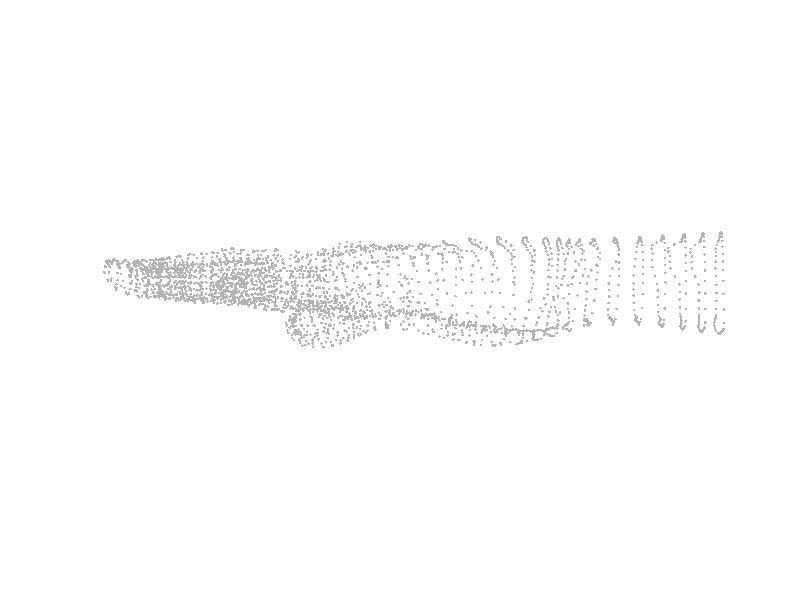

Recreate this plot in MATLAB.
clc
clear all
addpath(genpath('external'));
addpath(genpath('functions'));
%addpath('F:\[GitHub]\Hand_deformation_model\functions');
%addpath('C:\Users\Hayoung Jung\Documents\[GitHub-Labtop]\Hand_deformation_model\functions');

load('tr_mesh.mat');
V = transformed.vertices; F = transformed.faces; 
v_segment = transformed.assignments; weights = transformed.weights;
COR = zeros(30,3);
for i=1:30
COR(i,:) = transformed.spheres{1,i}.center; 
end 
C = COR;

load('sg_mesh.mat');
V2 = sg_mesh.vertices; F2 = sg_mesh.faces; 
v_segment2 = sg_mesh.assignment; %weights2 = 
COR2 = sg_mesh.centers(30,3);
C2 = COR;

%%
figure()
hold on
axis equal
axis off
scatter3(V(:,1),V(:,2),V(:,3),'.', 'MarkerEdgeColor',[180/255, 180/255, 180/255])
hold off
